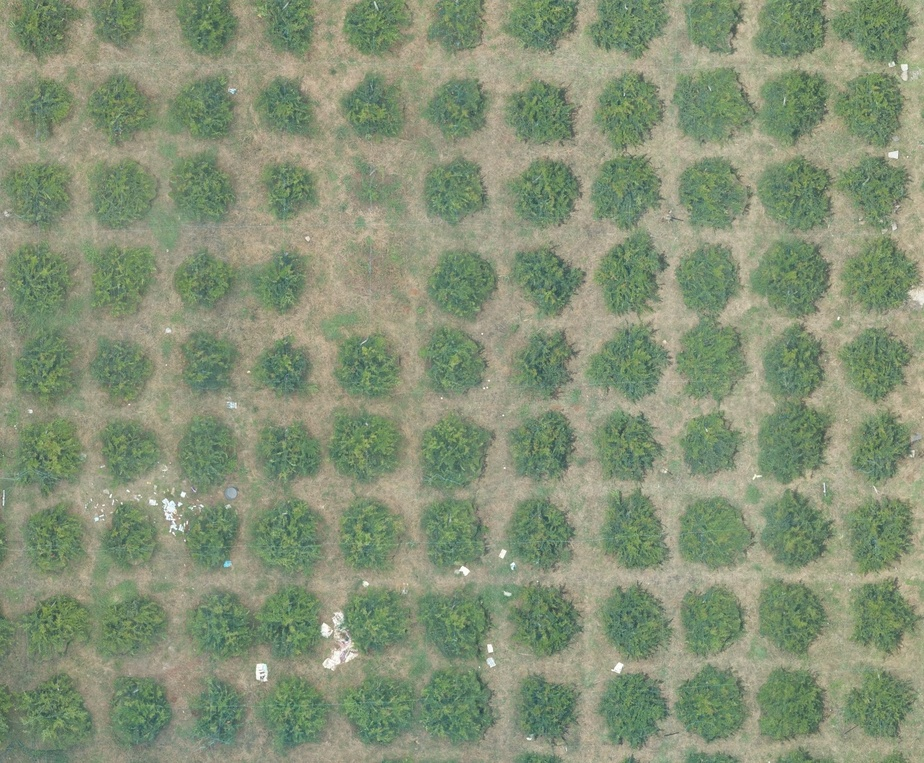
#> input picture Images/farm_weedmap_img.jpg, 924 x 763 px, shrunk from 1823 x 1505 before the run, found by its file name
$ python heatmap.py
#> lines starting #> are read from the running program, lines starting #| are printed output that depends on the picture; after the words box and inside, x2 and y2 are one past the last pixel; in counts of white or black regions, pixels touching at a corner belong together
#> in generate_heatmap, org_img is the input picture: shape (763, 924, 3); mean R, G, B 133.8, 146.1, 118.9
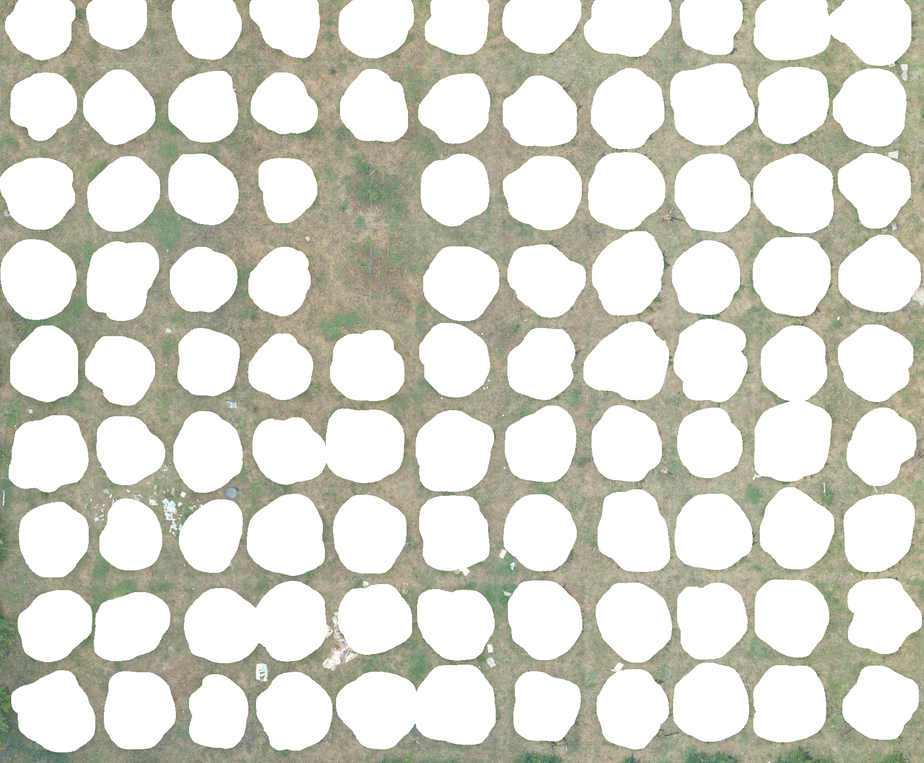
#> input picture Images/out.png, 924 x 763 px, shrunk from 1823 x 1505 before the run, found by its file name
#> in generate_heatmap, mask_img is the input picture: shape (763, 924, 3); mean R, G, B 214.6, 214.8, 204.8

import matplotlib.pyplot as plt
from sklearn.cluster import KMeans
from sklearn.datasets import make_blobs
import cv2 as cv
from PIL import Image
import numpy as np
from scipy.ndimage import gaussian_filter
import rasterio as rio


image_org ="/home/shashankdhavala/Desktop/Weed Mapping/Images/farm_weedmap_img.jpg"# "Images/farm_weedmap_img.jpg"
image_mask = "/home/shashankdhavala/Desktop/Weed Mapping/Images/out.png"#"images/out.png"

def get_CIVE_band(img):
    img = cv.GaussianBlur(img,(35,35),0)
    CIVE_band = 0.441*img[:,:,0] - 0.881*img[:,:,1] + 0.385*img[:,:,2] + 18.787
    return CIVE_band

def apply_mask(img, vegetation_index_band):

    red_array = np.zeros((img.shape[0], img.shape[1], 3), np.uint8)
    red_array[0:img.shape[0], 0:img.shape[1]] = (171, 42, 42)

    orange_array = np.zeros((img.shape[0], img.shape[1], 3), np.uint8)
    orange_array[0:img.shape[0], 0:img.shape[1]] = (255, 160, 30)

    ret, otsu = cv.threshold(vegetation_index_band,1.28,255,cv.THRESH_BINARY)
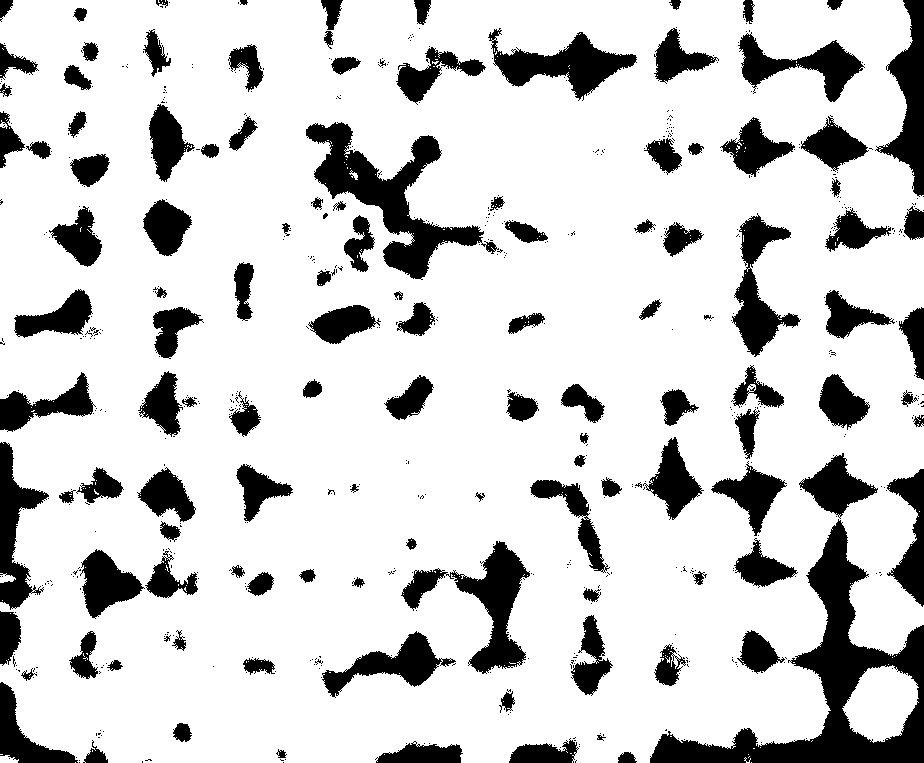
#> otsu: shape (763, 924) float64; 81.5% white; 694 black regions (569 under 20 px), largest, box (x1, y1, x2, y2) and area: (650, 519, 924, 763) 15738, (306, 122, 499, 280) 8533, (401, 541, 530, 674) 5209
    soil_img = cv.bitwise_and(img,img,mask = otsu.astype(np.uint8))

    ret, otsu1 = cv.threshold(vegetation_index_band,1.28,255,cv.THRESH_BINARY_INV)
    orange_out = cv.bitwise_and(orange_array,orange_array,mask = otsu1.astype(np.uint8))
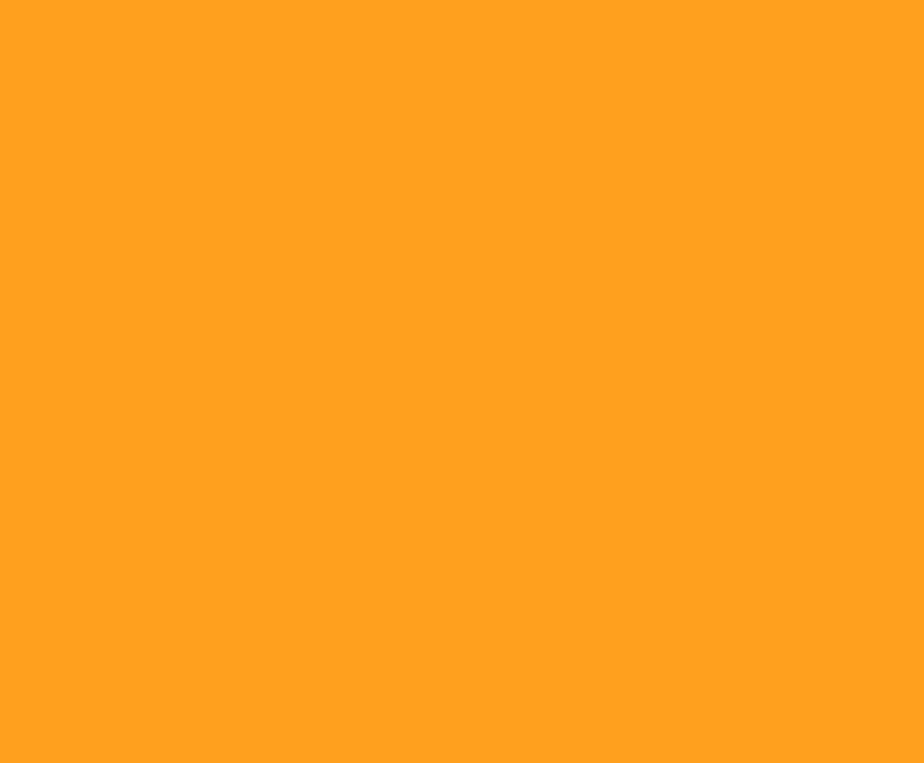
#> orange_array: shape (763, 924, 3); mean of channels 0, 1, 2 255, 160, 30; drawn as R, G, B
    orange_out[:,:,1] = cv.bitwise_and(orange_out[:,:,1] + (vegetation_index_band.astype(np.uint8)),orange_out[:,:,1],mask=None)
#> orange_out: shape (763, 924, 3); mean of channels 0, 1, 2 47.1, 27.1, 5.5


    ret, otsu2 = cv.threshold(vegetation_index_band,-4.78,255,cv.THRESH_BINARY_INV)
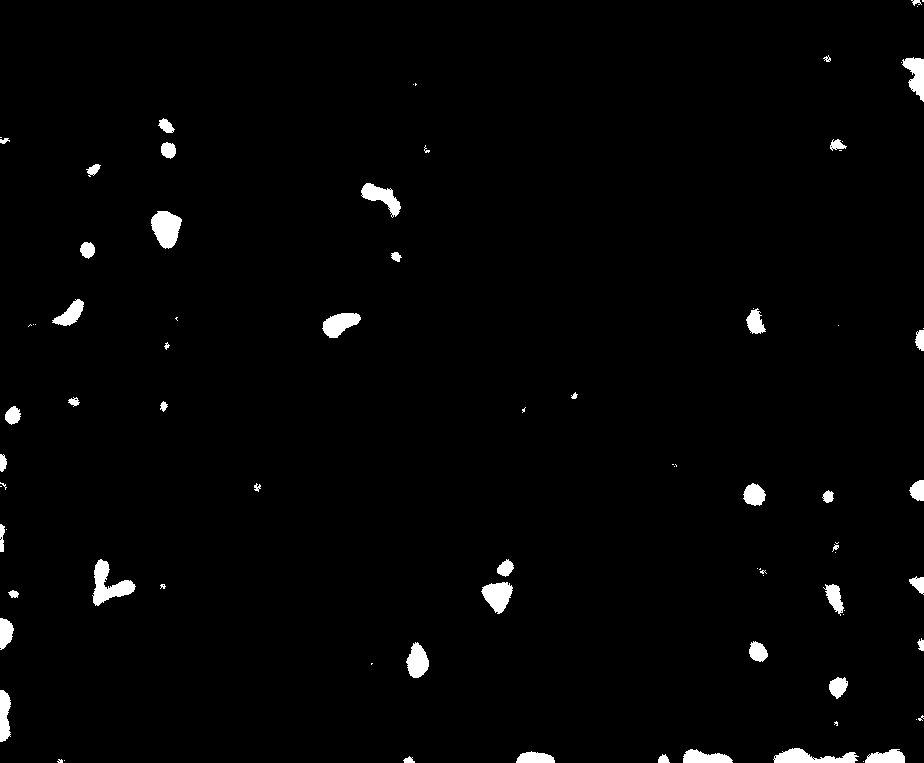
#> otsu2: shape (763, 924) float64; 1.8% white; 85 white regions (39 under 20 px), largest, box (x1, y1, x2, y2) and area: (92, 559, 136, 606) 899, (151, 211, 182, 249) 826, (773, 748, 859, 763) 741
#> ret = -4.78
    red_out = cv.bitwise_and(red_array,red_array,mask = otsu2.astype(np.uint8))
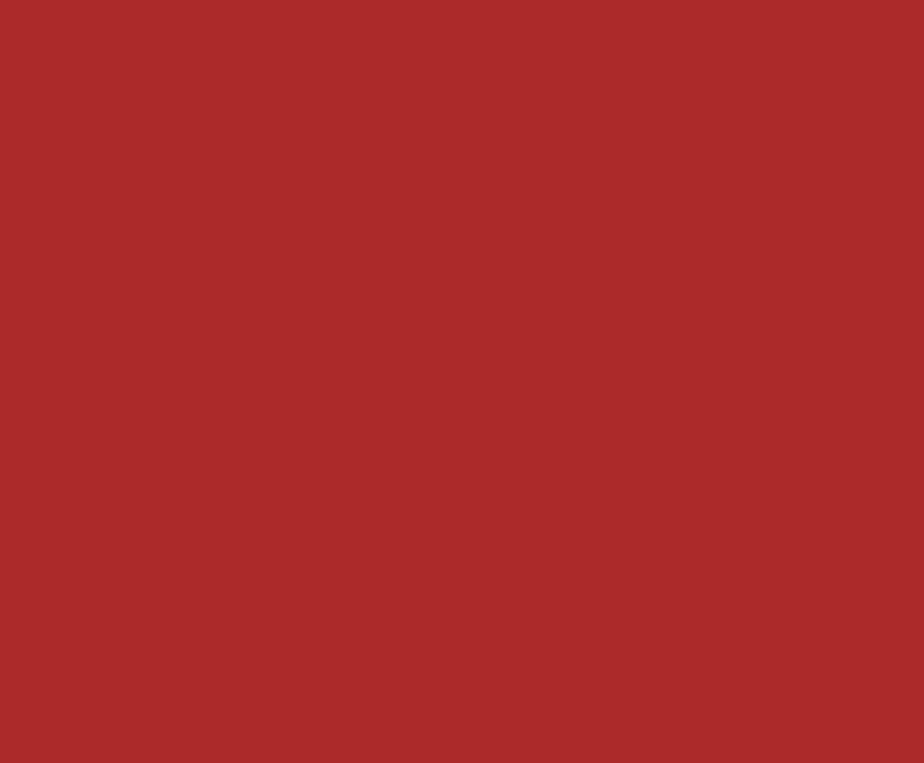
#> red_array: shape (763, 924, 3); mean of channels 0, 1, 2 171, 42, 42; drawn as R, G, B
    red_out[:,:,1] = cv.bitwise_and(red_out[:,:,1] + (0.85*vegetation_index_band).astype(np.uint8),red_out[:,:,1],mask=None)
#> red_out: shape (763, 924, 3); mean of channels 0, 1, 2 3, 0.6, 0.7

    ret, otsu3 = cv.threshold(vegetation_index_band,-4.78,255,cv.THRESH_BINARY)
    orange_inv = cv.bitwise_and(orange_out,orange_out,mask = otsu3.astype(np.uint8))

    mask = cv.bitwise_or(red_out, orange_inv, mask = None)

    kernel1 = np.ones((2,2), np.float32)/4
    smooth_mask = cv.filter2D(src = mask, ddepth = -1, kernel = kernel1)

    final = cv.bitwise_or(smooth_mask, soil_img, mask = None)
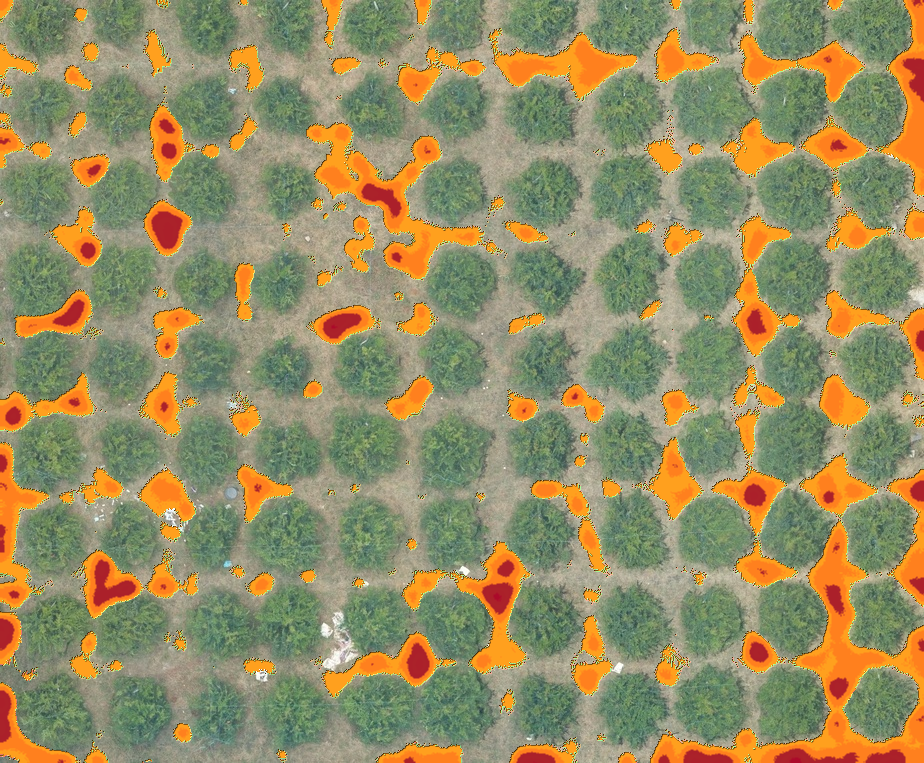
#> final: shape (763, 924, 3); mean of channels 0, 1, 2 149.4, 141.7, 100.1; drawn as R, G, B

    return final

def generate_heatmap(image_org, image_mask):

    org_img = np.array(Image.open(image_org))
    mask_img = np.array(Image.open(image_mask))

    CIVE_band = get_CIVE_band(mask_img)
    masked = apply_mask(org_img, CIVE_band)

    return org_img, masked


org, masked = generate_heatmap(image_org, image_mask)


# [9 lines of commented-out code are left out]

ax = plt.subplot(1, 1, 1)
ax.set_title("original")
plt.imshow(masked)
plt.savefig('/home/shashankdhavala/Desktop/Weed Mapping/output/final.png')#'output/final.png')

plt.savefig('/home/shashankdhavala/Desktop/Weed Mapping/output/final')#'output/fina')
plt.show()
